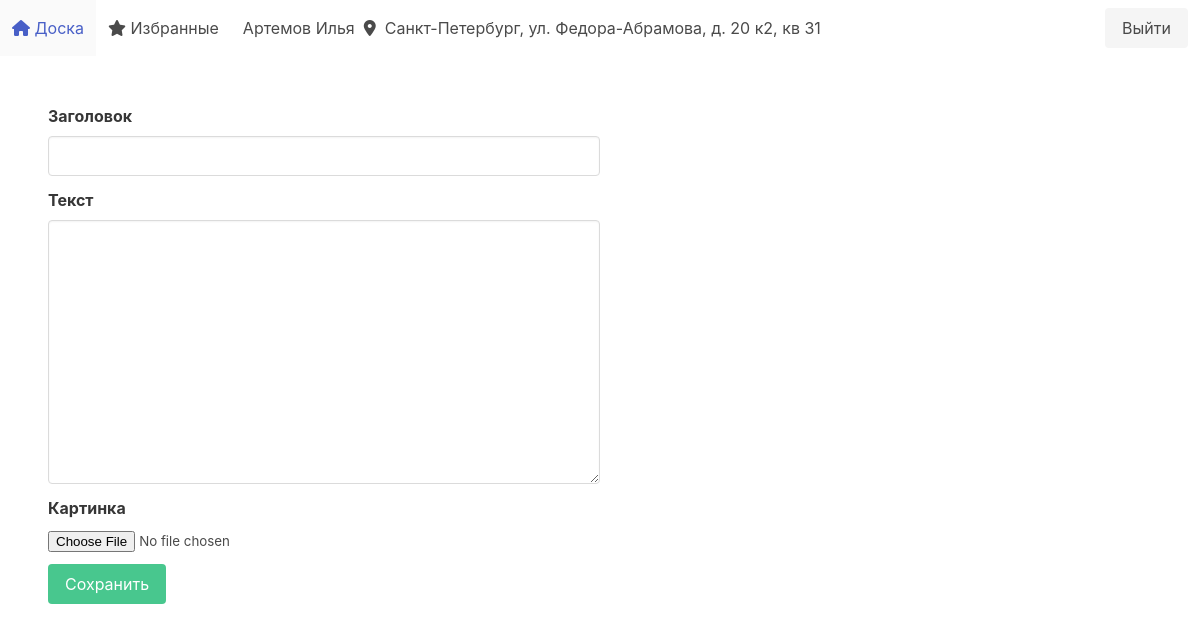
Page /create (signed in) on the committed database.
### user_auth/models.py (models this page shows, shortened)
class Account(AbstractUser):
    image = models.ImageField(upload_to='images/', null=True, blank=True)
    address = models.ForeignKey('Address', on_delete=models.CASCADE, null=True)

class Address(models.Model):
    city = models.CharField(max_length=64)
    population_centers = models.CharField(max_length=64, null=True, blank=True)
    street = models.CharField(max_length=64)
    house = models.CharField(max_length=64)
    building = models.CharField(max_length=64, null=True, blank=True)
    flat = models.CharField(max_length=64)
    def __str__(self):
        return f'{self.city}, ул. {self.street}, д. {self.house} к{self.building}, кв {self.flat}'

### board/views.py (the view, shortened to what this page needs)
# urls.py: path('create', create),
def create(request):
    context = {
        'form': NoticeForm(),
    }
    return render(request, 'layouts/one_form.html', context)

### board/forms.py
class NoticeForm(forms.ModelForm):
    class Meta:
        model = Notice
        fields = ('title', 'text', 'image')
    title = forms.CharField(max_length=255, label='Заголовок', widget=CustomTextInput)
    text = forms.CharField(max_length=2550, label='Текст', widget=CustomTextArea)
    image = forms.FileField(label='Картинка', required=False)

### templates/layouts/one_form.html (shortened to what this page needs)
{% extends 'layouts/base.html' %}
{% block content %}
    <div class="columns is-gapless is-multiline is-mobile">
        <div class="column is-half">
            <form method="post" enctype="multipart/form-data">
                {% include 'includes/form.html' with form=form %}
                <button class="button is-success" type="submit" value="Submit">Сохранить</button>
            </form>
        </div>
    </div>
{% endblock %}

### templates/layouts/base.html (shortened to what this page needs)
<!DOCTYPE html>
<html lang="en">
<head>
    <link rel="stylesheet" href="https://cdn.jsdelivr.net/npm/bulma@0.9.3/css/bulma.min.css">
    {% load static %}
    <link rel="stylesheet" type="text/css" href="{% static 'board/css/main.css' %}">
</head>
<body>
<nav class="navbar" role="navigation" aria-label="main navigation">
    <div id="navbarBasicExample" class="navbar-menu">
        <div class="navbar-start">
            <a class="navbar-item" href="/">
                <i class="fa-solid fa-house"></i> &nbsp;Доска
            </a>
            <a class="navbar-item" href="/favorites">
                <i class="fa-solid fa-star"></i>&nbsp;Избранные
            </a>
            {% if request.user.is_authenticated %}
                <a class="navbar-item" href="/auth/profile">
                    {{ user.last_name }}&nbsp;{{ user.first_name }}
                    &nbsp <i class="fa-solid fa-location-dot"></i> &nbsp
                    {{ user.address }}
                </a>
            {% endif %}
        </div>
        <div class="navbar-end">
            <div class="navbar-item">
                <div class="buttons">
                    <a href="/auth/logout"
                       class="button is-light">
                        Выйти
                    </a>
                </div>
            </div>
        </div>
    </div>
</nav>
<section class="section">
    {% block content %}
    {% endblock %}
</section>
</body>
</html>

### rows in the picture
Account: last_name "Артемов", first_name "Илья", address "Санкт-Петербург, ул. Федора-Абрамова, д. 20 к2, кв 31"

### other values in the picture
{{ field.label }} "Заголовок" "Текст" "Картинка"
